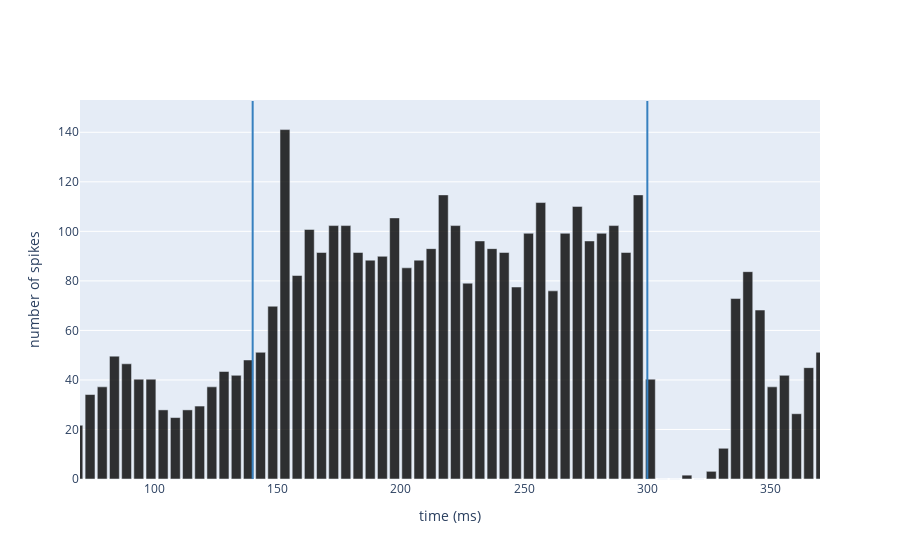

The notebook cell this image was saved under:
### Markdown cell above
<div align=justify>Plot the histogram of spikes. 
For all cell type you can observe an increased firing rate during the Conditioned Stimulus, whose amount depends on the balance between excitatory and inhibitory input received by that neural population. For neurons receiving also the Unconditioned Stimulus through Inferior Olive connections, you can observe pause and/or bursting responses, resulting from E-GLIF dynamics and network topology. For Molecular Layer Interneurons, the spillover-mediated connections from Inferior Olive cause a delayed increase of firing rate following the US.</div>

### Code cell
metrics(times, TOT_DURATION, neuron_models, CELL_TO_PLOT)

### Figure 1 — Plotly figure (JSON) as saved in the notebook; plotly's stock layout.template omitted (floating-point values rounded to 4 significant figures)
{"data": [{"marker": {"color": "rgba(0, 0, 0, .8)"}, "type": "bar", "width": 4, "x": [0, 4.938, 9.877, 14.81, 19.75, 24.69, 29.63, 34.57, 39.51, 44.44, 49.38, 54.32, 59.26, 64.2, 69.14, 74.07, 79.01, 83.95, 88.89, 93.83, 98.77, 103.7, 108.6, 113.6, 118.5, 123.5, 128.4, 133.3, 138.3, 143.2, 148.1, 153.1, 158.0, 163.0, 167.9, 172.8, 177.8, 182.7, 187.7, 192.6, 197.5, 202.5, 207.4, 212.3, 217.3, 222.2, 227.2, 232.1, 237.0, 242.0, 246.9, 251.9, 256.8, 261.7, 266.7, 271.6, 276.5, 281.5, 286.4, 291.4, 296.3, 301.2, 306.2, 311.1, 316.0, 321.0, 325.9, 330.9, 335.8, 340.7, 345.7, 350.6, 355.6, 360.5, 365.4, 370.4, 375.3, 380.2, 385.2, 390.1, 395.1], "y": [142.6, 46.51, 9.302, 6.202, 6.202, 3.101, 4.651, 6.202, 9.302, 31.01, 49.61, 89.92, 44.96, 40.31, 21.71, 34.11, 37.21, 49.61, 46.51, 40.31, 40.31, 27.91, 24.81, 27.91, 29.46, 37.21, 43.41, 41.86, 48.06, 51.16, 69.77, 141.1, 82.17, 100.8, 91.47, 102.3, 102.3, 91.47, 88.37, 89.92, 105.4, 85.27, 88.37, 93.02, 114.7, 102.3, 79.07, 96.12, 93.02, 91.47, 77.52, 99.22, 111.6, 75.97, 99.22, 110.1, 96.12, 99.22, 102.3, 91.47, 114.7, 40.31, 0, 0, 1.55, 0, 3.101, 12.4, 72.87, 83.72, 68.22, 37.21, 41.86, 26.36, 44.96, 51.16, 35.66, 26.36, 18.6, 0, 3.101]}], "layout": {"scene": {"aspectmode": "data"}, "shapes": [{"line": {"color": "rgb(55, 128, 191)", "width": 2}, "type": "line", "x0": 140, "x1": 140, "y0": 0, "y1": 152.6}, {"line": {"color": "rgb(55, 128, 191)", "width": 2}, "type": "line", "x0": 300, "x1": 300, "y0": 0, "y1": 152.6}], "xaxis": {"range": [70, 370], "title": {"text": "time (ms)"}}, "yaxis": {"title": {"text": "number of spikes"}}}}
